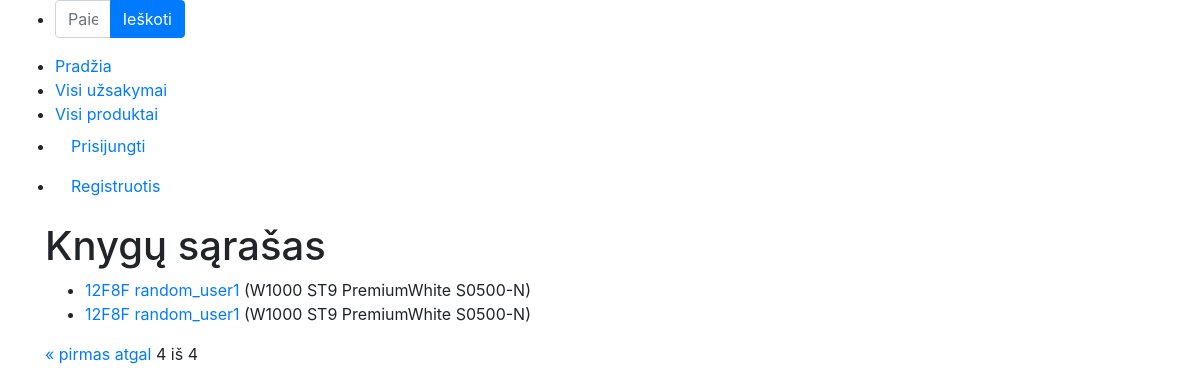
Before: /baldai3/order_line/?page=4 with the older database file.
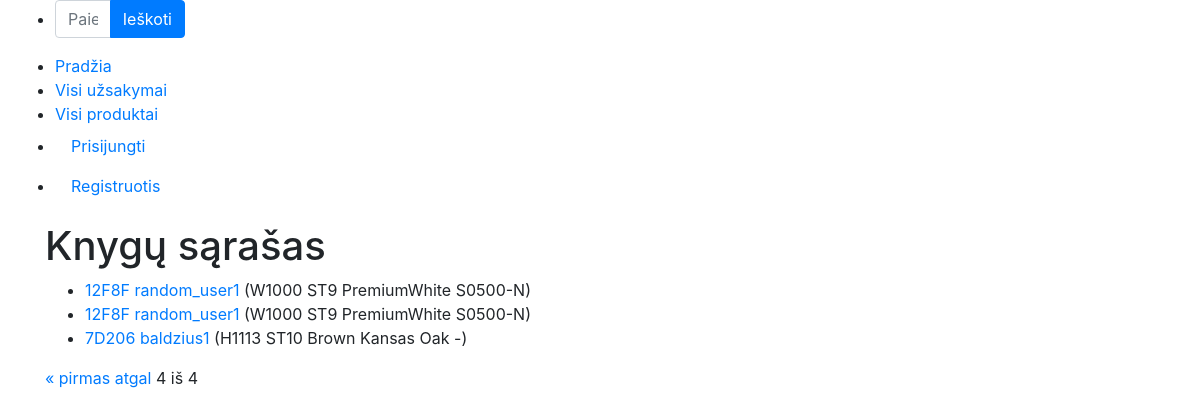
After: the same page with the newer database file.
### baldai3/models.py (models this page shows, shortened)
class OrderLine(models.Model):
    order = models.ForeignKey(to="Order", verbose_name="Užsakymas", on_delete=models.CASCADE, related_name="lines")
    product = models.ForeignKey(to="Product", verbose_name="Plokštė", on_delete=models.SET_NULL, null=True, related_name="gaminys")
    product_thickness = models.ForeignKey(to="ProductThickness", verbose_name="Storis", on_delete=models.SET_NULL,
                                          null=True)
    right_edge_info = models.ForeignKey(to="RightEdgeInfo", verbose_name="→ dešinė briauna",
                                        on_delete=models.SET_NULL,
                                        null=True,
                                        blank=True,
                                        default=None,
                                        related_name="right_edge_info")
    left_edge_info = models.ForeignKey(to="LeftEdgeInfo", verbose_name="← kairė briauna",
                                       on_delete=models.SET_NULL,
                                       null=True,
                                       blank=True,
                                       default=None,
                                       related_name="left_edge_info")
    bottom_edge_info = models.ForeignKey(to="BottomEdgeInfo", verbose_name="↓ apatinė briauna",
                                         on_delete=models.SET_NULL,
                                         null=True,
                                         blank=True,
                                         default=None,
                                         related_name="bottom_edge_info")
    top_edge_info = models.ForeignKey(to="TopEdgeInfo", verbose_name="↑ viršutinė briauna",
                                      on_delete=models.SET_NULL,
                                      null=True,
                                      blank=True,
                                      default=None,
                                      related_name="top_edge_info")
    mill_drawing_info = models.ForeignKey(to="MillDrawing", verbose_name="Frezavimas",
                                          on_delete=models.SET_NULL,
                                          null=True,
                                          blank=True,
                                          default=None,
                                          )
    sketch_custom = models.ForeignKey(to="SketchCustom", verbose_name="Eskizas",
                                      on_delete=models.SET_NULL,
                                      null=True,
                                      blank=True,
                                      default=None,
                                      )
    sketch_drill_info = models.ForeignKey(to="DrillSketch", verbose_name="Gręžimas",
                                          on_delete=models.SET_NULL,
                                          null=True,
                                          blank=True,
                                          default=None,
                                          )
    qty = models.IntegerField(verbose_name="Kiekis", )
    product_length = models.IntegerField(verbose_name="Ilgis")
    product_width = models.IntegerField(verbose_name="Plotis")
    def display_total_length(self):
        return f"{self.total_length()}"
    display_total_length.short_description = "Cut Length"
    def display_total_width(self):
        return f"{self.total_width()}"
    display_total_width.short_description = "Cut width"
    def view_sketch_image_url(self):
        if self.mill_drawing_info and self.mill_drawing_info.sketch:
            return format_html('<a href="{}" target="_blank">View Sketch Image</a>', self.mill_drawing_info.sketch.url)
        else:
            return "No sketch image available"
    view_sketch_image_url.short_description = "Sketch Image"
    view_sketch_image_url.allow_tags = True
    def sketch_image_url(self):
        if self.sketch_custom and self.sketch_custom.sketch:
            return format_html('<a href="{}" target="_blank">View Sketch Image</a>', self.sketch_custom.sketch.url)
        else:
            return "No sketch image available"
    sketch_image_url.short_description = "Sketch Image"
    sketch_image_url.allow_tags = True
    def sketch_drill_url(self):
        if self.sketch_drill_info and self.sketch_drill_info.sketch:
            return format_html('<a href="{}" target="_blank">View Sketch Image</a>', self.sketch_drill_info.sketch.url)
        else:
            return "No sketch image available"
    sketch_drill_url.short_description = "Sketch Image"
    sketch_drill_url.allow_tags = True
    class Meta:
        verbose_name = 'Užsakymo eilutė'
        verbose_name_plural = 'Užsakymo eilutės'

class Order(models.Model):
    order_no = models.CharField(default=uuid.uuid4().hex[:5].upper(), verbose_name="Užsakymo Numeris", max_length=10,
                                editable=False)
    date = models.DateTimeField(verbose_name="Data")
    client_name = models.ForeignKey(to=User, verbose_name="Klientas", on_delete=models.SET_NULL, null=True, blank=True)
    LOAN_STATUS = (
        ('p', 'Pateiktas'),
        ('a', 'Apmokėtas'),
        ('g', 'Gamyboje'),
        ('i', 'Įvykdytas'),
    )
    status = models.CharField(
        verbose_name="Būsena",
        max_length=1,
        choices=LOAN_STATUS,
        blank=True,
        default='i',
        help_text='Statusas',
    )
    def __str__(self):
        return f"{self.order_no} {self.client_name} "
    class Meta:
        verbose_name = 'Užsakymas'
        verbose_name_plural = 'Užsakymai'

class Product(models.Model):
    decor = models.CharField(verbose_name="Plokštės dekoras", max_length=10)
    texture = models.CharField(verbose_name="Plokštės atsparumo klasė", max_length=10)
    p_name = models.CharField(verbose_name="Plokštės pavadinimas", max_length=50)
    nsc_color = models.CharField(verbose_name="Plokštės spalvos kodas", max_length=50)
    description = models.TextField('Aprašymas', max_length=2000, default='')
    decor_pic = models.ImageField('Dekoro nuotrauka', upload_to='decors', null=True, blank=True)
    def __str__(self):
        return f"{self.decor} {self.texture} {self.p_name} {self.nsc_color}"
    class Meta:
        verbose_name = 'Plokštė'
        verbose_name_plural = 'Plokštės'

### baldai3/views.py (the view)
# urls.py: path('order_line/', views.OrderLineListView.as_view(), name='order_line'),#užsakymo eilutė
class OrderLineListView(generic.ListView):
    model = OrderLine
    template_name = 'order_line_list.html'
    context_object_name = "orderline_list"
    paginate_by = 5

### baldai3/templates/order_line_list.html (shortened to what this page needs)
{% extends "base.html" %}
{% block "content" %}
  <h1>Knygų sąrašas</h1>
  {% if orderline_list %}
  <ul>
    {% for line in orderline_list %}
      <li>
        <a href="{{ line.order.pk }}">{{ line.order }}</a> ({{line.product}})
      </li>
    {% endfor %}
  </ul>
  {% else %}
    <p>Bibliotekoje knygų nėra.</p>
  {% endif %}
  <div class="pagination">
    <span class="step-links">
        {% if page_obj.has_previous %}
            <a href="?page=1">&laquo; pirmas</a>
            <a href="?page={{ page_obj.previous_page_number }}">atgal</a>
        {% endif %}
        <span class="current">
            {{ page_obj.number }} iš {{ page_obj.paginator.num_pages }}
        </span>
    </span>
</div>
{% endblock %}

### baldai3/templates/base.html (shortened to what this page needs)
<!DOCTYPE html>
<html lang="en">
<head>
    <link rel="stylesheet" href="https://stackpath.bootstrapcdn.com/bootstrap/4.1.3/css/bootstrap.min.css"
>
    {% load static %}
    <link rel="stylesheet" href="{% static 'css/styles.css' %}">
</head>
<body>
<div class="container-fluid">
    <div class="row">
        <div class="col-sm-2">
            {% block sidebar %}
            <ul class="sidebar-nav">
                <li>
                    <form action="{% url 'search' %}" method="get" class="form-inline my-2 my-md-0">
                        <div class="input-group mb-3">
                            <input name="query" class="form-control" type="text" placeholder="Paieška">
                            <div class="input-group-append">
                                <button class="btn btn-primary" type="submit">Ieškoti</button>
                            </div>
                        </div>
                    </form>
                </li>
                <li><a href="{% url 'index' %}">Pradžia</a></li>
                <li><a href="{% url 'order_line' %}">Visi užsakymai</a></li>
                <li><a href="{% url 'products' %}">Visi produktai</a></li>
                {% if user.is_authenticated %}
                <li class="nav-item"><a class="nav-link" href="{% url 'profile' %}">
                    <svg class="bi bi-person" width="1.5em" height="1.5em" viewBox="0 0 16 16" fill="currentColor"
                         xmlns="http://www.w3.org/2000/svg">
                        <path fill-rule="evenodd"
                              d="M13 14s1 0 1-1-1-4-6-4-6 3-6 4 1 1 1 1h10zm-9.995-.944v-.002.002zM3.022 13h9.956a.274.274 0 00.014-.002l.008-.002c-.001-.246-.154-.986-.832-1.664C11.516 10.68 10.289 10 8 10c-2.29 0-3.516.68-4.168 1.332-.678.678-.83 1.418-.832 1.664a1.05 1.05 0 00.022.004zm9.974.056v-.002.002zM8 7a2 2 0 100-4 2 2 0 000 4zm3-2a3 3 0 11-6 0 3 3 0 016 0z"
                              clip-rule="evenodd"/>
                    </svg>
                    {{ user.get_username }}</a>
                    <form method="post" action="{% url 'logout' %}">
                        {% csrf_token %}
                        <button type="submit" class="btn btn-primary nav-link ">Atsijungti</button>
                    </form>
                </li>
                <li class="nav-item">
                    <a class="nav-link" href="{% url 'my_orders_list' %}">Mano užsakymai</a>
                </li>
                {% else %}
                <li class="nav-item">
                    <a class="nav-link active" href="{% url 'login' %}">Prisijungti</a>
                </li>
                <li class="nav-item">
                    <a class="nav-link active" href="{% url 'register' %}">Registruotis</a>
                </li>
                {% endif %}
            </ul>
            {% endblock %}
        </div>
        <div class="container">
            {% block "content" %}{% endblock %}
        </div>
    </div>
</div>
</body>
</html>

Changed rows visible on the page:
added OrderLine: order "7D206 baldzius1", product "H1113 ST10 Brown Kansas Oak -"
